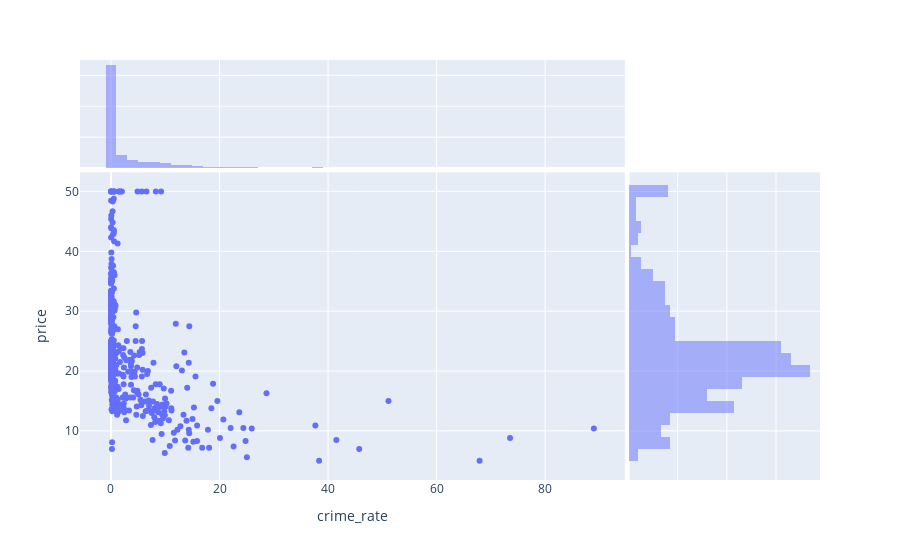

The notebook cell this image was saved under:
### Markdown cell above
## Skewness or Outliers in crime_rate

### Code cell
px.scatter(df, x='crime_rate', y='price', marginal_y='histogram', marginal_x='histogram')

### Figure 1 — Plotly figure (JSON) as saved in the notebook; plotly's stock layout.template omitted (floating-point values rounded to 4 significant figures; data arrays with more than 128 entries replaced by an {"elided": "..."} marker saying what was removed)
{"data": [{"hovertemplate": "crime_rate=%{x}<br>price=%{y}<extra></extra>", "legendgroup": "", "marker": {"color": "#636efa", "symbol": "circle"}, "mode": "markers", "name": "", "orientation": "v", "showlegend": false, "type": "scatter", "x": {"elided": "506 float values"}, "xaxis": "x", "y": {"elided": "506 float values"}, "yaxis": "y"}, {"alignmentgroup": "True", "bingroup": "x", "hovertemplate": "crime_rate=%{x}<br>count=%{y}<extra></extra>", "legendgroup": "", "marker": {"color": "#636efa"}, "name": "", "offsetgroup": "", "opacity": 0.5, "showlegend": false, "type": "histogram", "x": {"elided": "506 float values"}, "xaxis": "x3", "yaxis": "y3"}, {"alignmentgroup": "True", "bingroup": "y", "hovertemplate": "price=%{y}<br>count=%{x}<extra></extra>", "legendgroup": "", "marker": {"color": "#636efa"}, "name": "", "offsetgroup": "", "opacity": 0.5, "showlegend": false, "type": "histogram", "xaxis": "x2", "y": {"elided": "506 float values"}, "yaxis": "y2"}], "layout": {"barmode": "overlay", "legend": {"tracegroupgap": 0}, "margin": {"t": 60}, "xaxis": {"anchor": "y", "domain": [0, 0.7363], "title": {"text": "crime_rate"}}, "xaxis2": {"anchor": "y2", "domain": [0.7413, 1], "matches": "x2", "showgrid": true, "showline": false, "showticklabels": false, "ticks": ""}, "xaxis3": {"anchor": "y3", "domain": [0, 0.7363], "matches": "x", "showgrid": true, "showticklabels": false}, "xaxis4": {"anchor": "y4", "domain": [0.7413, 1], "matches": "x2", "showgrid": true, "showline": false, "showticklabels": false, "ticks": ""}, "yaxis": {"anchor": "x", "domain": [0, 0.7326], "title": {"text": "price"}}, "yaxis2": {"anchor": "x2", "domain": [0, 0.7326], "matches": "y", "showgrid": true, "showticklabels": false}, "yaxis3": {"anchor": "x3", "domain": [0.7426, 1], "matches": "y3", "showgrid": true, "showline": false, "showticklabels": false, "ticks": ""}, "yaxis4": {"anchor": "x4", "domain": [0.7426, 1], "matches": "y3", "showgrid": true, "showline": false, "showticklabels": false, "ticks": ""}}}
